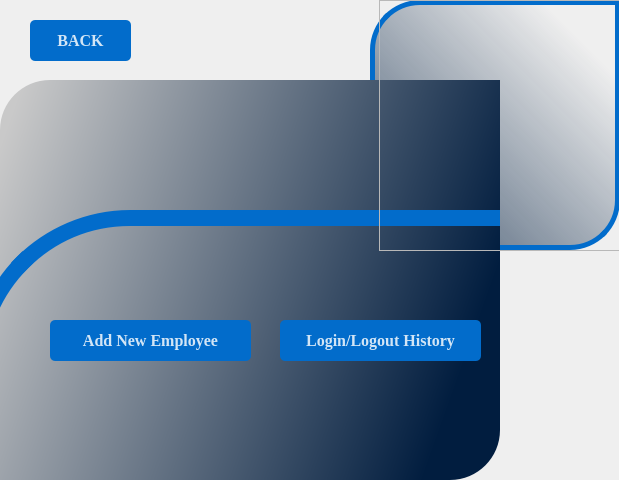
<?xml version="1.0" encoding="UTF-8"?>
<ui version="4.0">
 <class>Dialog</class>
 <widget class="QDialog" name="Dialog">
  <property name="geometry">
   <rect>
    <x>0</x>
    <y>0</y>
    <width>619</width>
    <height>480</height>
   </rect>
  </property>
  <property name="windowTitle">
   <string>admin</string>
  </property>
  <widget class="QFrame" name="mainbgftame">
   <property name="geometry">
    <rect>
     <x>0</x>
     <y>80</y>
     <width>500</width>
     <height>400</height>
    </rect>
   </property>
   <property name="styleSheet">
    <string notr="true">background-color: qlineargradient(spread:pad, x1:0, y1:0.165, x2:1, y2:0.449, stop:0 rgba(201, 201, 201, 255), stop:1 rgba(1, 29, 63, 255));
border-top-left-radius:50px;
border-bottom-right-radius:50px;</string>
   </property>
   <property name="frameShape">
    <enum>QFrame::StyledPanel</enum>
   </property>
   <property name="frameShadow">
    <enum>QFrame::Raised</enum>
   </property>
   <widget class="QFrame" name="logoframe_2">
    <property name="geometry">
     <rect>
      <x>0</x>
      <y>-40</y>
      <width>231</width>
      <height>191</height>
     </rect>
    </property>
    <property name="styleSheet">
     <string notr="true">image: url(:/images/face recog logo.png);
background-color:none;</string>
    </property>
    <property name="frameShape">
     <enum>QFrame::StyledPanel</enum>
    </property>
    <property name="frameShadow">
     <enum>QFrame::Raised</enum>
    </property>
   </widget>
   <widget class="QFrame" name="frame_2">
    <property name="geometry">
     <rect>
      <x>-30</x>
      <y>130</y>
      <width>960</width>
      <height>650</height>
     </rect>
    </property>
    <property name="styleSheet">
     <string notr="true">background-color:none;
border:16px solid  rgb(2, 108, 203);

border-top-left-radius:160px;</string>
    </property>
    <property name="frameShape">
     <enum>QFrame::StyledPanel</enum>
    </property>
    <property name="frameShadow">
     <enum>QFrame::Raised</enum>
    </property>
    <widget class="QPushButton" name="employeebutton">
     <property name="geometry">
      <rect>
       <x>80</x>
       <y>110</y>
       <width>201</width>
       <height>41</height>
      </rect>
     </property>
     <property name="font">
      <font>
       <family>Times New Roman</family>
       <pointsize>12</pointsize>
       <weight>75</weight>
       <bold>true</bold>
      </font>
     </property>
     <property name="styleSheet">
      <string notr="true">QPushButton#employeebutton{
border:5px ;
	background-color: rgb(2, 108, 203);
color: rgb(255, 255, 255,210);
border-radius:5px;
}
QPushButton#employeebutton:hover{
background-color: qlineargradient(spread:pad, x1:0, y1:0.505682, x2:1, y2:0.477, stop:0 rgb(52, 73, 98), stop:1 rgba(85, 81, 84, 226));
}
QPushButton#employeebutton:pressed{
padding-left:5px;
padding-top:5px;
background-color:rgb(150,123,111,255);}</string>
     </property>
     <property name="text">
      <string>Add New Employee</string>
     </property>
    </widget>
    <widget class="QPushButton" name="gethistorybutton">
     <property name="geometry">
      <rect>
       <x>310</x>
       <y>110</y>
       <width>201</width>
       <height>41</height>
      </rect>
     </property>
     <property name="font">
      <font>
       <family>Times New Roman</family>
       <pointsize>12</pointsize>
       <weight>75</weight>
       <italic>false</italic>
       <bold>true</bold>
      </font>
     </property>
     <property name="styleSheet">
      <string notr="true">QPushButton#gethistorybutton{
border:5px ;
	background-color: rgb(2, 108, 203);
color: rgb(255, 255, 255,210);
border-radius:5px;
}
QPushButton#gethistorybutton:hover{
background-color: qlineargradient(spread:pad, x1:0, y1:0.505682, x2:1, y2:0.477, stop:0 rgb(52, 73, 98), stop:1 rgba(85, 81, 84, 226));
}
QPushButton#gethistorybutton:pressed{
padding-left:5px;
padding-top:5px;
background-color:rgb(150,123,111,255);}</string>
     </property>
     <property name="text">
      <string>Login/Logout History</string>
     </property>
     <property name="checkable">
      <bool>false</bool>
     </property>
    </widget>
   </widget>
  </widget>
  <widget class="QFrame" name="maskfram">
   <property name="geometry">
    <rect>
     <x>379</x>
     <y>0</y>
     <width>241</width>
     <height>251</height>
    </rect>
   </property>
   <property name="styleSheet">
    <string notr="true">image: url(:/images/img.png);</string>
   </property>
   <property name="frameShape">
    <enum>QFrame::StyledPanel</enum>
   </property>
   <property name="frameShadow">
    <enum>QFrame::Raised</enum>
   </property>
  </widget>
  <widget class="QPushButton" name="backbutton">
   <property name="geometry">
    <rect>
     <x>30</x>
     <y>20</y>
     <width>101</width>
     <height>41</height>
    </rect>
   </property>
   <property name="sizePolicy">
    <sizepolicy hsizetype="Minimum" vsizetype="Minimum">
     <horstretch>0</horstretch>
     <verstretch>0</verstretch>
    </sizepolicy>
   </property>
   <property name="font">
    <font>
     <family>Times New Roman</family>
     <pointsize>12</pointsize>
     <weight>75</weight>
     <bold>true</bold>
    </font>
   </property>
   <property name="styleSheet">
    <string notr="true">QPushButton#backbutton{
border:5px ;
	background-color: rgb(2, 108, 203);
color: rgb(255, 255, 255,210);
border-radius:5px;
}
QPushButton#backbutton:hover{
background-color: qlineargradient(spread:pad, x1:0, y1:0.505682, x2:1, y2:0.477, stop:0 rgb(52, 73, 98), stop:1 rgba(85, 81, 84, 226));
}
QPushButton#backbutton:pressed{
padding-left:5px;
padding-top:5px;
background-color:rgb(150,123,111,255);}</string>
   </property>
   <property name="text">
    <string>BACK</string>
   </property>
   <property name="icon">
    <iconset>
     <selectedon>back.png</selectedon>
    </iconset>
   </property>
  </widget>
  <widget class="QFrame" name="maskborderframe">
   <property name="geometry">
    <rect>
     <x>370</x>
     <y>0</y>
     <width>250</width>
     <height>250</height>
    </rect>
   </property>
   <property name="styleSheet">
    <string notr="true">border:5px solid  rgb(2, 108, 203);
background-color: qlineargradient(spread:pad, x1:0.0397727, y1:0.949, x2:0.841, y2:0.159682, stop:0 rgba(1, 29, 63, 176), stop:1 rgba(2, 108, 203, 0));
border-top-left-radius:50px;
border-bottom-right-radius:50px;
</string>
   </property>
   <property name="frameShape">
    <enum>QFrame::StyledPanel</enum>
   </property>
   <property name="frameShadow">
    <enum>QFrame::Raised</enum>
   </property>
  </widget>
  <zorder>maskborderframe</zorder>
  <zorder>mainbgftame</zorder>
  <zorder>maskfram</zorder>
  <zorder>backbutton</zorder>
 </widget>
 <resources>
  <include location="recogapp.qrc"/>
 </resources>
 <connections/>
</ui>
